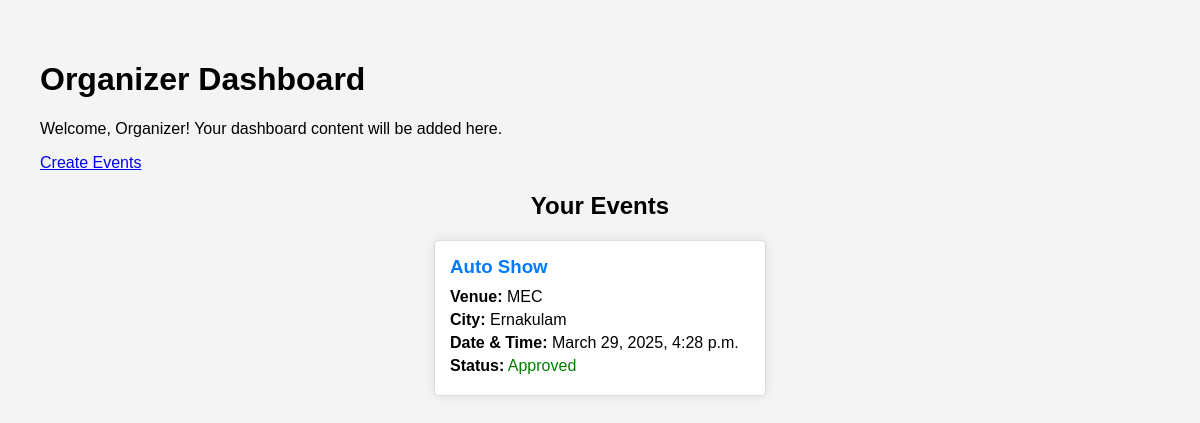
Page /User/organizer-dashboard/ (signed in) on the committed database.
### User/models.py (models this page shows)
class tbl_event(models.Model):
    event_title=models.CharField(max_length=30)
    event_content=models.CharField(max_length=30)
    event_datetime=models.DateTimeField()
    event_file=models.FileField(upload_to="Assets/Files/User")
    event_created_at = models.DateTimeField(auto_now_add=True)
    event_venue=models.CharField(max_length=30)
    event_city=models.ForeignKey(tbl_city,on_delete=models.CASCADE)
    event_stipend=models.CharField(max_length=30)
    event_status=models.IntegerField(default=0)
    industry=models.ForeignKey(tbl_industry,on_delete=models.CASCADE)
    user=models.ForeignKey(tbl_user,on_delete=models.CASCADE)

### Admin/models.py (models this page shows)
class tbl_city(models.Model):
    name = models.CharField(max_length=100)
    state = models.ForeignKey(tbl_state, on_delete=models.CASCADE)

### User/views.py (the view)
# urls.py: path('organizer-dashboard/', views.organizer_dashboard, name='organizer_dashboard'),
def organizer_dashboard(request):
    if 'u_id' not in request.session:
        return redirect('Guest:login')
    user = tbl_user.objects.get(id=request.session['u_id'])
    if user.user_type != "organizer":
        return redirect('User:user_dashboard')  # Matches your initial redirect
    organizer_events = tbl_event.objects.filter(user=user).select_related('industry', 'event_city')
    return render(request, 'User/organizer-dashboard.html', {
        'events': organizer_events,
        'organizer': user
    })

### User/templates/User/organizer-dashboard.html (shortened to what this page needs)
<!DOCTYPE html>
<html lang="en">
<head>
</head>
<body>
    <h1>Organizer Dashboard</h1>
    <p>Welcome, Organizer! Your dashboard content will be added here.</p>
    <a href = "{%  url 'User:Event' %}">Create Events</a>
</body>
</html>
<!DOCTYPE html>
<html lang="en">
<head>
</head>
<body>
    <h2>Your Events</h2>
    <div class="card-container">
        {% for event in events %}
            <a href="{% url 'User:event_detail' event.id %}" class="event-card">
                <h3>{{ event.event_title }}</h3>
                <p><strong>Venue:</strong> {{ event.event_venue }}</p>
                <p><strong>City:</strong> {{ event.event_city.name }}</p>
                <p><strong>Date & Time:</strong> {{ event.event_datetime }}</p>
                <p><strong>Status:</strong>
                    <span class="{% if event.event_status == 0 %}status-pending{% elif event.event_status == 1 %}status-approved{% else %}status-rejected{% endif %}">
                        {% if event.event_status == 0 %}Pending{% elif event.event_status == 1 %}Approved{% else %}Rejected{% endif %}
                    </span>
                </p>
            </a>
        {% empty %}
            <p>No events created yet.</p>
        {% endfor %}
    </div>
</body>
</html>

### User/templates/User/organizer-dashboard.html (style rules this page uses)
body { font-family: Arial, sans-serif; margin: 20px; padding: 20px; background-color: #f4f4f4; }
h2 { text-align: center; }
.card-container { display: flex; flex-wrap: wrap; gap: 20px; justify-content: center; }
.event-card { background: white; border: 1px solid #ddd; border-radius: 5px; width: 300px; padding: 15px; box-shadow: 0px 0px 10px rgba(0, 0, 0, 0.1); text-decoration: none; color: black; transition: transform 0.2s; }
.event-card h3 { margin: 0 0 10px 0; color: #007BFF; }
.event-card p { margin: 5px 0; }
.status-approved { color: green; }

### rows in the picture
tbl_event: event_title "Auto Show", event_venue "MEC", event_city.name "Ernakulam", event_datetime "March 29, 2025, 4:28 p.m.", event_status "Approved"
